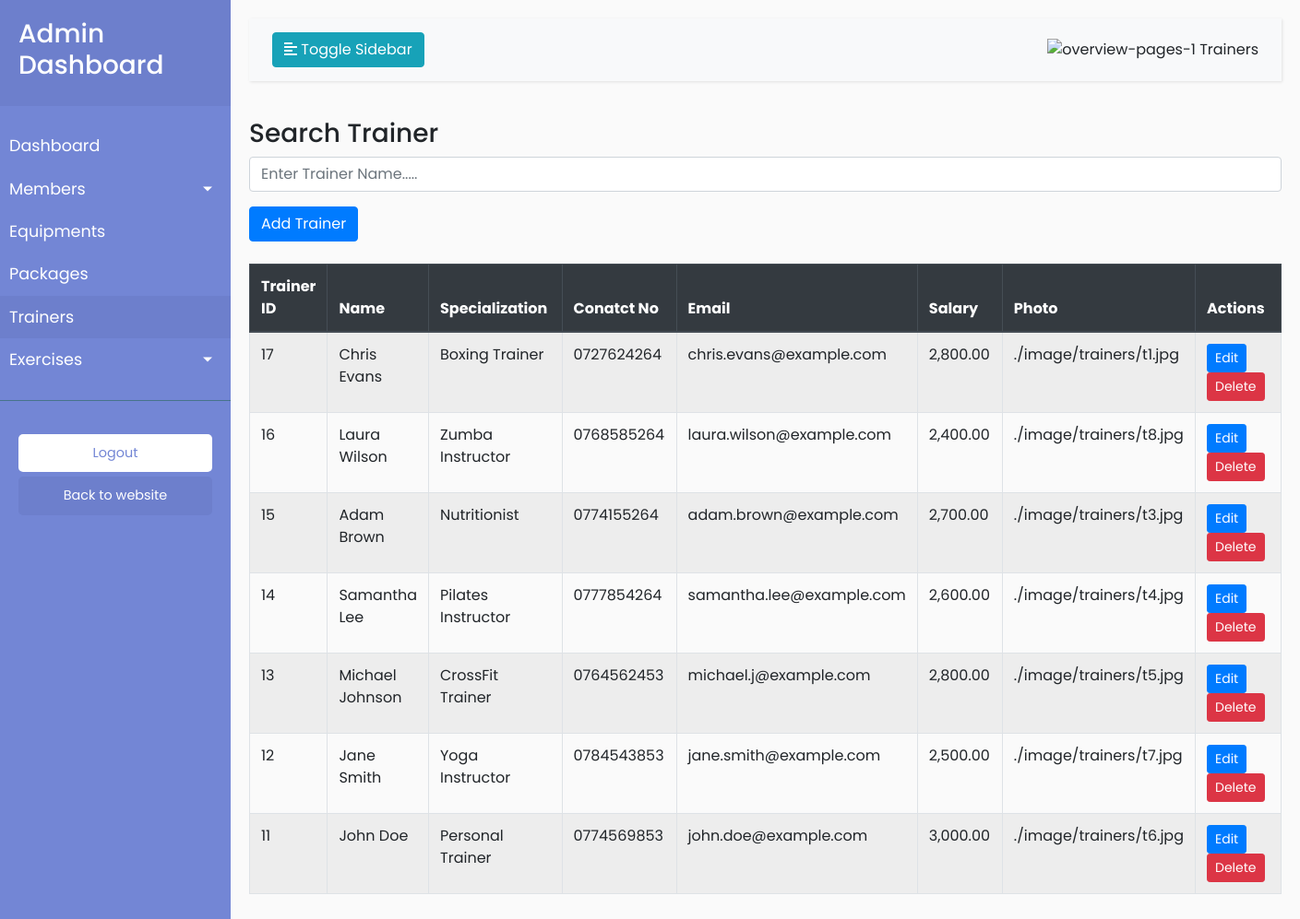
/src/admin/trainer.php, run on the app's committed database.
### tables this page shows
CREATE TABLE IF NOT EXISTS `trainer` (
  `trainer_id` int NOT NULL AUTO_INCREMENT,
  `full_name` varchar(50) DEFAULT NULL,
  `specialization` varchar(100) DEFAULT NULL,
  `contact_no` varchar(20) DEFAULT NULL,
  `email` varchar(100) DEFAULT NULL,
  `salary` decimal(10,2) DEFAULT NULL,
  `photo` varchar(255) DEFAULT NULL,
  PRIMARY KEY (`trainer_id`)
);

### src/admin/trainer.php (the view, shortened to what this page needs)
<!DOCTYPE html>
<html lang="en">
<head>
    <link rel="stylesheet" href="https://stackpath.bootstrapcdn.com/bootstrap/4.5.2/css/bootstrap.min.css">
    <link rel="stylesheet" href="https://cdnjs.cloudflare.com/ajax/libs/font-awesome/5.15.3/css/all.min.css">
    <link rel="stylesheet" href="../../css/dashboard.css">
</head>
<body>
    <div class="wrapper">
        <nav id="sidebar">
            <div class="sidebar-header">
                <h3>Admin Dashboard</h3>
            </div>
            <ul class="list-unstyled components">
                <li>
                    <a href="../../dashboard.php">Dashboard</a>
                </li>
                <li>
                    <a href="#memberSubmenu" data-toggle="collapse" aria-expanded="false"
                        class="dropdown-toggle">Members</a>
                </li>
                <li>
                    <a href="equipment.php">Equipments</a>
                </li>
                <li>
                    <a href="package.php">Packages</a>
                </li>
                <li class="active">
                    <a href="trainer.php">Trainers</a>
                </li>
                <li>
                    <a href="#exerciseSubmenu" data-toggle="collapse" aria-expanded="false"
                        class="dropdown-toggle">Exercises</a>
                </li>
            </ul>
            <ul class="list-unstyled CTAs">
                <li>
                    <a href="#" class="download" onclick="logout()">Logout</a>
                </li>
                <li>
                    <a href="../../inde.php" class="article">Back to website</a>
                </li>
            </ul>
        </nav>
        <div id="content">
            <nav class="navbar navbar-expand-lg navbar-light bg-light">
                <div class="container-fluid">
                    <button type="button" id="sidebarCollapse" class="btn btn-info">
                        <i class="fas fa-align-left"></i>
                        <span>Toggle Sidebar</span>
                    </button>
                    <div class="heading">
                        <span><img width="40" height="40" src="https://img.icons8.com/color/48/overview-pages-1.png"
                                alt="overview-pages-1" /> Trainers</span>
                    </div>
                </div>
            </nav>
            <div class="heading">
                        <h3>Search Trainer</h3>
                        <input type="text" id="trainerSearch" class="form-control" placeholder="Enter Trainer Name....." onkeyup="filterTrainers()">
                    </div>
            <button type="button" class="btn btn-primary mt-3" data-toggle="modal" data-target="#addTrainerModal">
                Add Trainer
            </button>
            <br><br>
            <div class="tbl">
                <?php include '../../connection.php';
                $selectQuery = "SELECT * FROM trainer ORDER BY trainer_id DESC";
                $result = mysqli_query($con, $selectQuery);
                if ($result && mysqli_num_rows($result) > 0) {
                    echo "<div class='table-responsive'>";
                    echo "<table class='table table-striped table-bordered' style='width: 100%;'>";
                    echo "<thead class='thead-dark'>";
                    echo "<tr>
                    <th style='width: 1%;'>Trainer ID</th>
                    <th style='width: 8%;'>Name</th>
                    <th style='width: 20%;'>Specialization</th>
                    <th style='width: 12%;'>Conatct No</th>
                    <th style='width: 10%;'>Email</th>
                    <th style='width: 10%;'>Salary</th>
                    <th style='width: 15%;'>Photo</th>
                    <th style='width: 20%;'>Actions</th>
                </tr>";
                    echo "</thead>";
                    echo "<tbody id='trainerTableBody'>";
                    while ($record = mysqli_fetch_assoc($result)) {
                        echo "<tr>";
                        echo "<td>{$record['trainer_id']}</td>";
                        echo "<td>{$record['full_name']}</td>";
                        echo "<td>{$record['specialization']}</td>";
                        echo "<td>{$record['contact_no']}</td>";
                        echo "<td>{$record['email']}</td>";
                        echo "<td>" . number_format($record['salary'], 2) . "</td>";
                        echo "<td>{$record['photo']}</td>";
                        echo "<td><a href='#' class='btn btn-primary btn-sm edit-btn' data-toggle='modal' data-target='#editTrainerModal' data-trainerid='{$record['trainer_id']}'>Edit</a>  ";
                        echo "<a href='../crud/trainer_process.php?action=delete&ID={$record['trainer_id']}' class='btn btn-danger btn-sm' onclick='return confirm(\"Are you sure?\")'>Delete</a></td>";
                        echo "</tr>";
                    }
                    echo "</tbody>";
                    echo "</table>";
                    echo "</div>";
                } else {
                    echo "<p class='text-center'>No records found.</p>";
                }
                ?>
            </div>
            <link rel="stylesheet" href="https://cdn.jsdelivr.net/npm/sweetalert2@11">
</body>
</html>

### css/dashboard.css (style rules this page uses)
body { font-family: 'Poppins', sans-serif; background: #fafafa; }
a, a:hover, a:focus { color: inherit; text-decoration: none; transition: all 0.3s; }
.navbar { padding: 15px 10px; background: #fff; border: none; border-radius: 0; margin-bottom: 40px; box-shadow: 1px 1px 3px rgba(0, 0, 0, 0.1); }
.wrapper { display: flex; width: 100%; align-items: stretch; }
#sidebar { min-width: 250px; max-width: 250px; background: #7386D5; color: #fff; transition: all 0.3s; }
#sidebar .sidebar-header { padding: 20px; background: #6d7fcc; }
#sidebar ul.components { padding: 20px 0; border-bottom: 1px solid #47748b; }
#sidebar ul li a { padding: 10px; font-size: 1.1em; display: block; }
#sidebar ul li.active>a, a[aria-expanded="true"] { color: #fff; background: #6d7fcc; }
a[data-toggle="collapse"] { position: relative; }
.dropdown-toggle::after { display: block; position: absolute; top: 50%; right: 20px; transform: translateY(-50%); }
ul.CTAs { padding: 20px; }
ul.CTAs a { text-align: center; font-size: 0.9em !important; display: block; border-radius: 5px; margin-bottom: 5px; }
a.download { background: #fff; color: #7386D5; }
a.article, a.article:hover { background: #6d7fcc !important; color: #fff !important; }
#content { width: 100%; padding: 20px; min-height: 100vh; transition: all 0.3s; }
.btn-primary { background-color: #007bff; border-color: #007bff; }

### data on the page
trainer: trainer_id "17", full_name "Chris Evans", specialization "Boxing Trainer", contact_no "0727624264", email "chris.evans@example.com", salary "2,800.00", photo "./image/trainers/t1.jpg"
trainer: trainer_id "16", full_name "Laura Wilson", specialization "Zumba Instructor", contact_no "0768585264", email "laura.wilson@example.com", salary "2,400.00", photo "./image/trainers/t8.jpg"
trainer: trainer_id "15", full_name "Adam Brown", specialization "Nutritionist", contact_no "0774155264", email "adam.brown@example.com", salary "2,700.00", photo "./image/trainers/t3.jpg"
trainer: trainer_id "14", full_name "Samantha Lee", specialization "Pilates Instructor", contact_no "0777854264", email "samantha.lee@example.com", salary "2,600.00", photo "./image/trainers/t4.jpg"
trainer: trainer_id "13", full_name "Michael Johnson", specialization "CrossFit Trainer", contact_no "0764562453", email "michael.j@example.com", salary "2,800.00", photo "./image/trainers/t5.jpg"
trainer: trainer_id "12", full_name "Jane Smith", specialization "Yoga Instructor", contact_no "0784543853", email "jane.smith@example.com", salary "2,500.00", photo "./image/trainers/t7.jpg"
trainer: trainer_id "11", full_name "John Doe", specialization "Personal Trainer", contact_no "0774569853", email "john.doe@example.com", salary "3,000.00", photo "./image/trainers/t6.jpg"
